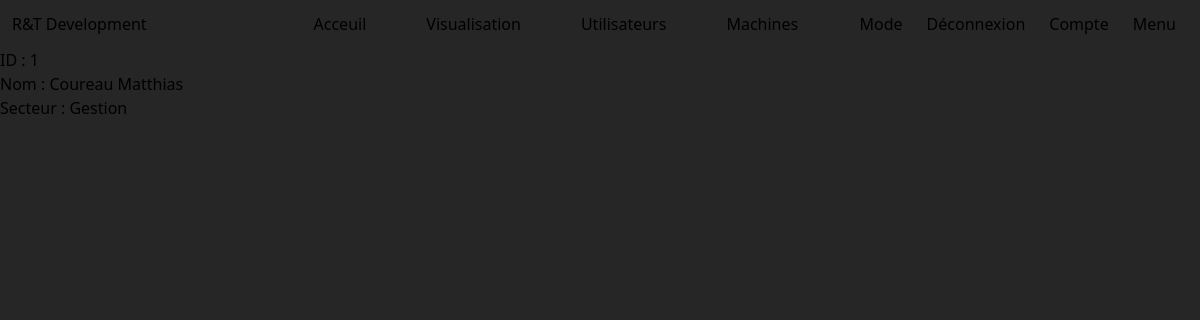
The page /computerApp/utilisateurs/1 (signed in) on the database its author committed.
### computerApp/models.py (models this page shows)
class Utilisateur(models.Model):
    SECT = (
        ('Gestion',('77')),
        ('Clients',('10')),
        ('Services',('20')),
    )
    id = models.AutoField(primary_key=True, editable=False)
    nom = models.CharField(max_length = 20)
    prenom = models.CharField(max_length = 20)
    secteur = models.CharField(max_length= 32, choices=SECT, default='Gestion')

### computerApp/views.py (the view)
# urls.py: path('utilisateurs/<pf>',views.utilisateur_detail_view, name='utilisateur-detail'),
@login_required
def utilisateur_detail_view(request, pf) :
    utilisateur = get_object_or_404 (Utilisateur, id=pf)
    context={'utilisateur':utilisateur}
    return render(request,
        'utilisateur_detail.html',
        context)

### theme/context_processors.py (called while the page is built)
def theme(request):
    if 'is_dark_theme' in request.session:
        is_dark_theme = request.session.get('is_dark_theme')
        return {'is_dark_theme': is_dark_theme}
    return {'is_dark_theme': False}

### computerApp/templates/utilisateur_detail.html
{% extends "index.html" %}
{% block content %}
ID : {{utilisateur.id}} <br>
Nom : {{utilisateur.nom}}
{{utilisateur.prenom}} <br>
Secteur : {{utilisateur.secteur}} <br>
{% endblock %}

### rows shown on the page
Utilisateur: id "1", nom "Coureau", prenom "Matthias", secteur "Gestion"
